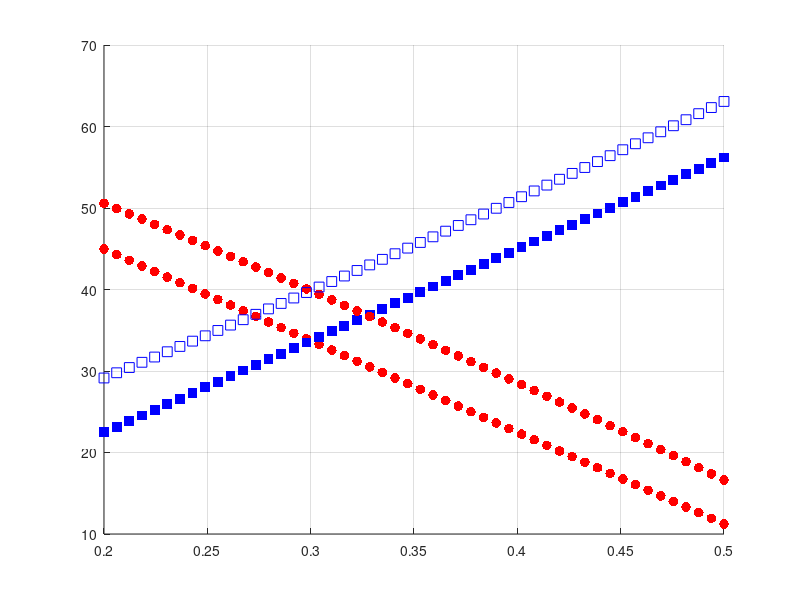
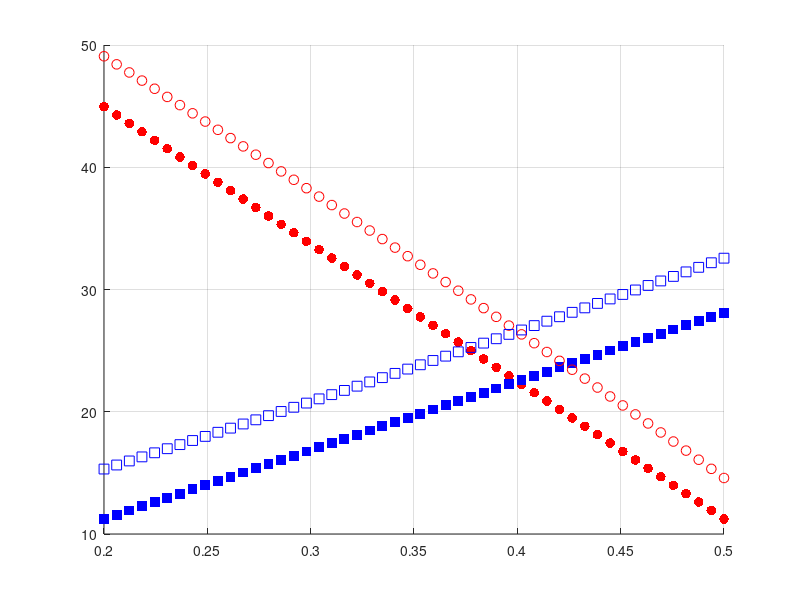

Recreate these plots in MATLAB, in order.
%% Thrust requirements for thrust:weight ratio = 2 for triangle omni-directional drone

clear all
close
clc

m = 11; %weight of drone structure x2 to model thrust:weight ratio = 2 in [kg];
m_O = 2; %object weight x2 to model thrust:weight ratio = 2 [kg]
n = 50;
x_prop = 0.6; %distance between back propeller to front propeller [m];
xs = linspace(0.2, 0.5,n);
x_O = 0.35; %lever from front propeller to gripped object [m];

g = 9.81; %gravitational acceleration [m/s²]

l_back = (xs); %lever from back propeller to COM
l_front = (x_prop-xs); %lever from back propeller to COM

xs_O = (m_O/2*(l_front+x_O))/(m_O/2+m/2); %when object is gripped, COM changes position [m]

% Forces
F_g = m*g;
F_g_O = m_O*g;

% Thrust forces without object, calculated with force and torque balance equations
F_back = zeros(1,n);
F_front = zeros(1,n);
for c = 1:n
    A = [1.6 1.6; 1.6*l_back(c) -l_front(c)*1.6];
    B = [F_g 0]';
    F = inv(A)*B;
    F_back(c) = F(1);
    F_front(c) = F(2);
end


% Thrust forces with object, calculated with force and torque balance equations
F_back_O = zeros(1,n);
F_front_O = zeros(1,n);
for c = 1:n
    A = [1.6 1.6; 1.6*l_back(c)+xs_O(c) -l_front(c)*1.6-xs_O(c)];
    B = [F_g+F_g_O 0]';
    F = inv(A)*B;
    F_back_O(c) = F(1);
    F_front_O(c) = F(2);
end

figure;
sz = 50;
scatter(xs,F_back,sz,'r','filled')
hold on
grid on
scatter(xs,F_front,sz,'b','s','filled')
scatter(xs,F_back_O,sz,'r','filled')
scatter(xs,F_front_O,sz,'b','s')

%% Thrust requirements for thrust:weight ratio = 2 for triangle omni-directional drone

clear all

clc

m = 11; %weight of drone structure x2 to model thrust:weight ratio = 2 in [kg];
m_O = 2; %object weight x2 to model thrust:weight ratio = 2 [kg]
n = 50;
x_prop = 0.6; %distance between back propeller to front propeller [m];
xs = linspace(0.2, 0.5,n);
x_O = 0.35; %lever from front propeller to gripped object [m];

g = 9.81; %gravitational acceleration [m/s²]

l_back = (xs); %lever from back propeller to COM
l_front = (x_prop-xs); %lever from back propeller to COM

xs_O = (m_O/2*(l_front+x_O))/(m_O/2+m/2); %when object is gripped, COM changes position [m]

% Forces
F_g = m*g;
F_g_O = m_O*g;

% Thrust forces without object, calculated with force and torque balance equations
F_back = zeros(1,n);
F_front = zeros(1,n);
for c = 1:n
    A = [1.6 3.2; 1.6*l_back(c) -l_front(c)*3.2];
    B = [F_g 0]';
    F = inv(A)*B;
    F_back(c) = F(1);
    F_front(c) = F(2);
end


% Thrust forces with object, calculated with force and torque balance equations
F_back_O = zeros(1,n);
F_front_O = zeros(1,n);
for c = 1:n
    A = [1.6 3.2; 1.6*l_back(c)+xs_O(c) -l_front(c)*3.2-xs_O(c)];
    B = [F_g+F_g_O 0]';
    F = inv(A)*B;
    F_back_O(c) = F(1);
    F_front_O(c) = F(2);
end

figure;
sz = 50;
scatter(xs,F_back,sz,'r','filled')
hold on
grid on
scatter(xs,F_front,sz,'b','s','filled')
scatter(xs,F_back_O,sz,'r')
scatter(xs,F_front_O,sz,'b','s')
